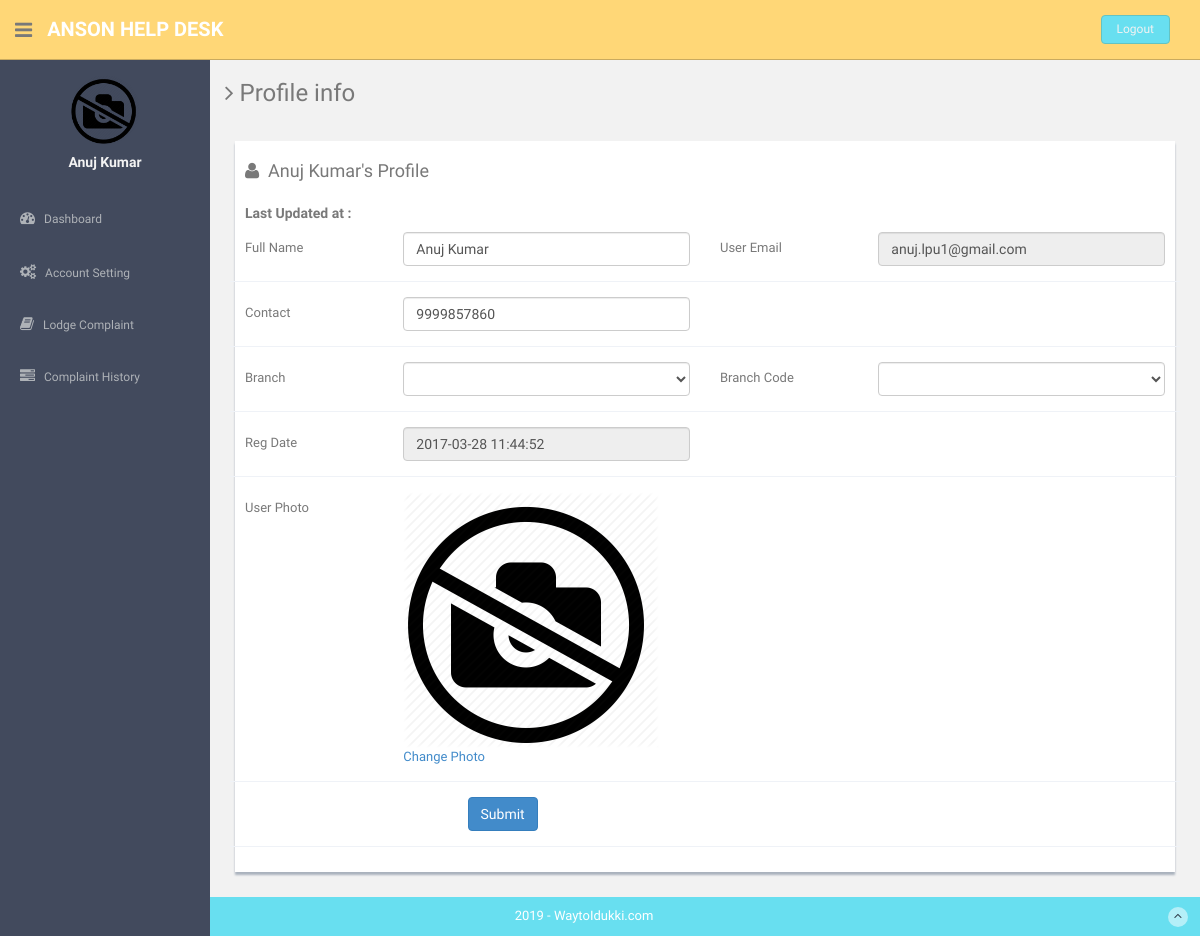
Page /users/profile.php (signed in) on the committed database.
### tables this page shows
CREATE TABLE IF NOT EXISTS `users` (
  `id` int(11) NOT NULL AUTO_INCREMENT,
  `fullName` varchar(255) DEFAULT NULL,
  `userEmail` varchar(255) DEFAULT NULL,
  `password` varchar(255) DEFAULT NULL,
  `contactNo` bigint(11) DEFAULT NULL,
  `branch` varchar(255) DEFAULT NULL,
  `branchcode` varchar(255) DEFAULT NULL,
  `userImage` varchar(255) DEFAULT NULL,
  `regDate` timestamp NOT NULL DEFAULT CURRENT_TIMESTAMP,
  `status` int(1) DEFAULT NULL,
  PRIMARY KEY (`id`)
);

### users/profile.php (the view, shortened to what this page needs)
<?php
include('includes/config.php');
if(strlen($_SESSION['login'])==0)
  {
header('location:index.php');
}
else{
?>
<!DOCTYPE html>
<html lang="en">
  <head>
    <link href="assets/css/bootstrap.css" rel="stylesheet">
    <link href="assets/font-awesome/css/font-awesome.css" rel="stylesheet" />
    <link rel="stylesheet" type="text/css" href="assets/js/bootstrap-datepicker/css/datepicker.css" />
    <link rel="stylesheet" type="text/css" href="assets/js/bootstrap-daterangepicker/daterangepicker.css" />
    <link href="assets/css/style.css" rel="stylesheet">
    <link href="assets/css/style-responsive.css" rel="stylesheet">
  </head>
  <body>
  <section id="container" >
     <?php include("includes/header.php");?>
      <?php include("includes/sidebar.php");?>
      <section id="main-content">
          <section class="wrapper">
          	<h3><i class="fa fa-angle-right"></i> Profile info</h3>
          	<div class="row mt">
          		<div class="col-lg-12">
                  <div class="form-panel">
 <?php $query=mysqli_query($con,"select * from users where userEmail='".$_SESSION['login']."'");
 while($row=mysqli_fetch_array($query))
 {
 ?>
  <h4 class="mb"><i class="fa fa-user"></i>&nbsp;&nbsp;<?php echo htmlentities($row['fullName']);?>'s Profile</h4>
    <h5><b>Last Updated at :</b>&nbsp;&nbsp;<?php echo htmlentities($row['updationDate']);?></h5>
                      <form class="form-horizontal style-form" method="post" name="profile" >
<div class="form-group">
<label class="col-sm-2 col-sm-2 control-label">Full Name</label>
<div class="col-sm-4">
<input type="text" name="fullname" required="required" value="<?php echo htmlentities($row['fullName']);?>" class="form-control" >
 </div>
<label class="col-sm-2 col-sm-2 control-label">User Email </label>
 <div class="col-sm-4">
<input type="email" name="useremail" required="required" value="<?php echo htmlentities($row['userEmail']);?>" class="form-control" readonly>
</div>
 </div>
<div class="form-group">
<label class="col-sm-2 col-sm-2 control-label">Contact</label>
 <div class="col-sm-4">
<input type="text" name="contactno" required="required" value="<?php echo htmlentities($row['contactNo']);?>" class="form-control">
</div>
</div>
<div class="form-group">
<label class="col-sm-2 col-sm-2 control-label">Branch</label>
<div class="col-sm-4">
<select name="branch" required="required" class="form-control">
<option value="<?php echo htmlentities($row['branch']);?>"><?php echo htmlentities($st=$row['branch']);?></option>
<?php $sql=mysqli_query($con,"select branchName from branch ");
while ($rw=mysqli_fetch_array($sql)) {
  if($rw['branchName']==$st)
  {
    continue;
  }
  else
  {
  ?>
  <option value="<?php echo htmlentities($rw['branchName']);?>"><?php echo htmlentities($rw['branchName']);?></option>
<?php
}}
?>
</select>
</div>
<label class="col-sm-2 col-sm-2 control-label">Branch Code </label>
<div class="col-sm-4">
<select name="branchcode" required="required" class="form-control">
<option value="<?php echo htmlentities($row['branchShortcode']);?>"><?php echo htmlentities($st=$row['branchShortcode']);?></option>
<?php $sql_1=mysqli_query($con,"select branchShortcode from branch ");
while ($rw_1=mysqli_fetch_array($sql_1)) {
  if($rw_1['branchShortcode']==$st_1)
  {
    continue;
  }
  else
  {
  ?>
  <option value="<?php echo htmlentities($rw_1['branchShortcode']);?>"><?php echo htmlentities($rw_1['branchShortcode']);?></option>
<?php
}}
?>
</select>
</div>
</div>
<div class="form-group">
<label class="col-sm-2 col-sm-2 control-label">Reg Date </label>
<div class="col-sm-4">
<input type="text" name="regdate" required="required" value="<?php echo htmlentities($row['regDate']);?>" class="form-control" readonly>
 </div>
</div>
<div class="form-group">
<label class="col-sm-2 col-sm-2 control-label">User Photo</label>
<div class="col-sm-4">
<?php $userphoto=$row['userImage'];
if($userphoto==""):
?>
<img src="userimages/noimage.png" width="256" height="256" >
<a href="update-image.php">Change Photo</a>
<?php else:?>
	<img src="userimages/<?php echo htmlentities($userphoto);?>" width="256" height="256">
	<a href="update-image.php">Change Photo</a>
<?php endif;?>
</div>
</div>
<?php } ?>
                          <div class="form-group">
                           <div class="col-sm-10" style="padding-left:25% ">
<button type="submit" name="submit" class="btn btn-primary">Submit</button>
</div>
</div>
                          </form>
                          </div>
                          </div>
                          </div>
		</section>
      </section>
    <?php include("includes/footer.php");?>
  </section>
  </body>
</html>
<?php } ?>

### users/includes/sidebar.php (shortened to what this page needs)
<aside>
          <div id="sidebar"  class="nav-collapse ">
              <ul class="sidebar-menu" id="nav-accordion">
                              <?php $query=mysqli_query($con,"select fullName,userImage from users where userEmail='".$_SESSION['login']."'");
 while($row=mysqli_fetch_array($query))
 {
 ?>
                  <p class="centered"><a href="profile.php">
<?php $userphoto=$row['userImage'];
if($userphoto==""):
?>
<img src="userimages/noimage.png"  class="img-circle" width="70" height="70" >
<?php else:?>
  <img src="userimages/<?php echo htmlentities($userphoto);?>" class="img-circle" width="70" height="70">
<?php endif;?>
</a>
</p>
                  <h5 class="centered"><?php echo htmlentities($row['fullName']);?></h5>
                  <?php } ?>
                  <li class="mt">
                      <a href="dashboard.php">
                          <i class="fa fa-dashboard"></i>
                          <span>Dashboard</span>
                      </a>
                  </li>
                  <li class="sub-menu">
                      <a href="javascript:;" >
                          <i class="fa fa-cogs"></i>
                          <span>Account Setting</span>
                      </a>
                  </li>
                  <li class="sub-menu">
                      <a href="register-complaint.php" >
                          <i class="fa fa-book"></i>
                          <span>Lodge Complaint</span>
                      </a>
                    </li>
                  <li class="sub-menu">
                      <a href="complaint-history.php" >
                          <i class="fa fa-tasks"></i>
                          <span>Complaint History</span>
                      </a>
                  </li>
              </ul>
          </div>
      </aside>

### users/assets/css/style.css (style rules this page uses)
body { color: #797979; background: #f2f2f2; font-family: 'Ruda', sans-serif; padding: 0px !important; margin: 0px !important; font-size:13px; }
ul li { list-style: none; }
a, a:hover, a:focus { text-decoration: none; outline: none; }
#container { width: 100%; height: 100%; }
.centered { text-align: center; }
.mt { margin-top: 25px; }
.mb { margin-bottom: 25px; }
#sidebar { width: 210px; height: 100%; position: fixed; background: #424a5d; }
#sidebar h5 { color: #f2f2f2; font-weight: 700; }
#sidebar ul li { position: relative; }
ul.sidebar-menu , ul.sidebar-menu li ul.sub { margin: -2px 0 0; padding: 0; }
ul.sidebar-menu { margin-top: 75px; }
ul.sidebar-menu li { margin-bottom: 5px; margin-left:10px; margin-right:10px; }
ul.sidebar-menu li.sub-menu { line-height: 15px; }
ul.sidebar-menu li a span { display: inline-block; }
ul.sidebar-menu li a { color: #aeb2b7; text-decoration: none; display: block; padding: 15px 0 15px 10px; font-size: 12px; outline: none; -webkit-transition: all 0.3s ease; -moz-transition: all 0.3s ease; -o-transition: all 0.3s ease; -ms-transition: all 0.3s ease; transition: all 0.3s ease; }
ul.sidebar-menu li a i { font-size: 15px; padding-right: 6px; }
#main-content { margin-left: 210px; }
.wrapper { display: inline-block; margin-top: 60px; padding-left: 15px; padding-right: 15px; padding-bottom: 15px; padding-top: 0px; width: 100%; }
.form-panel { background: #ffffff; margin: 10px; padding: 10px; box-shadow: 0px 3px 2px #aab2bd; text-align: left; }
label { font-weight: 400; }
.form-horizontal.style-form .form-group { border-bottom: 1px solid #eff2f7; padding-bottom: 15px; margin-bottom: 15px; }
@media (min-width: 768px) { .form-horizontal .control-label { text-align: left; } }

### rows in the picture
users: fullName "Anuj Kumar", fullname "Anuj Kumar", useremail "anuj.lpu1@gmail.com", contactno "9999857860", regdate "2017-03-28 11:44:52"
